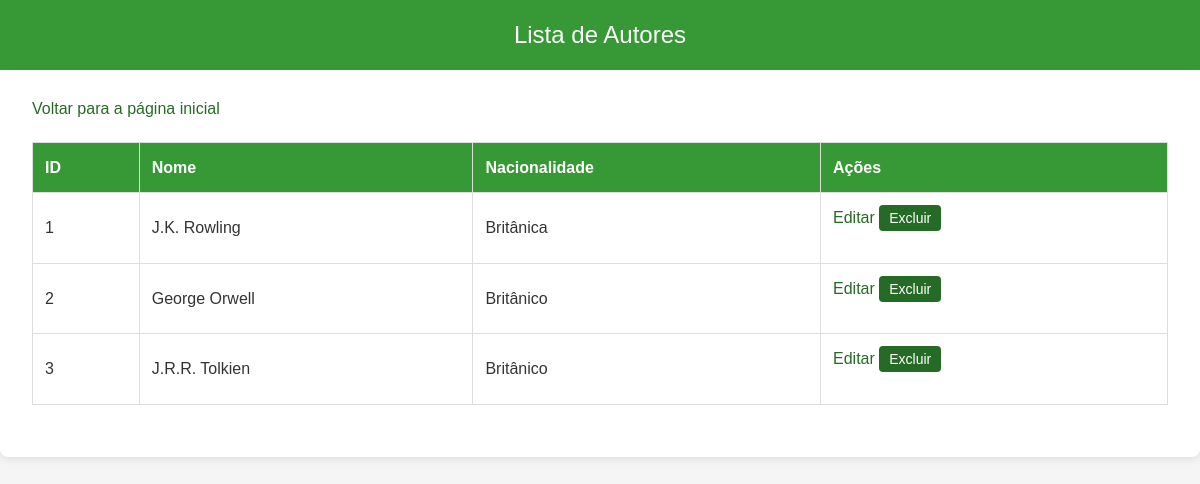
The app's page /biblioteca/View/listar_autores.php, older data.
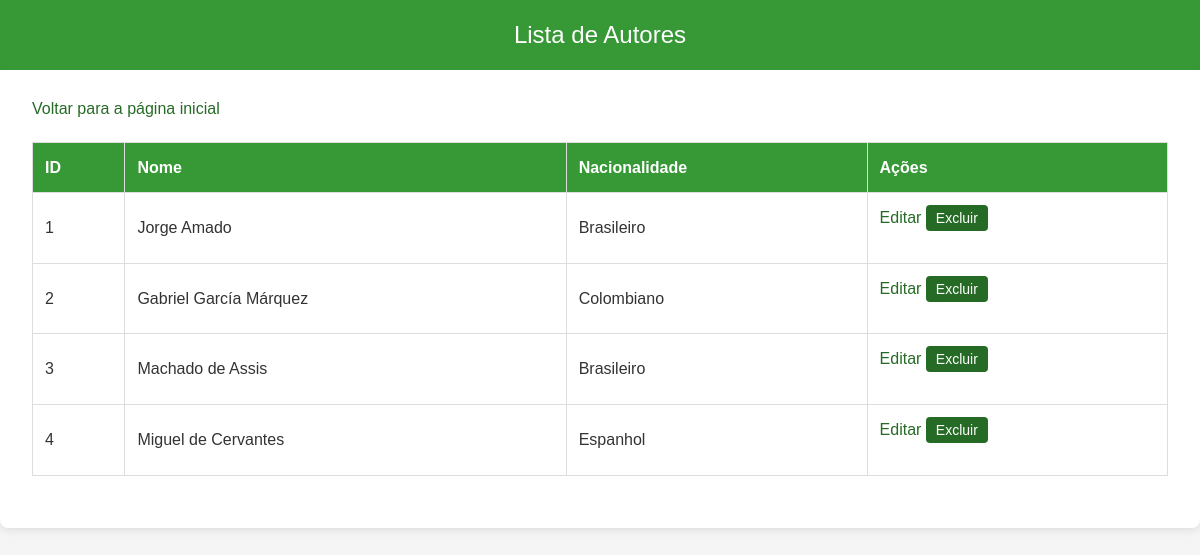
The same page, newer data.
### tables this page shows
CREATE TABLE autor (
    id INT AUTO_INCREMENT PRIMARY KEY,
    nome VARCHAR(255) NOT NULL,
    nacionalidade VARCHAR(100) NOT NULL
);

### biblioteca/Repository/AutorRepository.php (called while the page is built, shortened)
<?php
include_once '../Model/Autor.php';
class AutorRepository {
    private $db;
    public function __construct() {
        $this->db = new Database();
    }
    public function findAll() {
        $conn = $this->db->getConnection();
        $sql = "SELECT id, nome, nacionalidade FROM autor";
        $result = $conn->query($sql);
        $autores = [];
        while ($row = $result->fetch_assoc()) {
            $autores[] = new Autor($row['id'], $row['nome'], $row['nacionalidade']);
        }
        return $autores;
    }
}
?>

### biblioteca/Controller/AutorController.php (called while the page is built, shortened)
<?php
include_once '../Model/Autor.php';
include_once '../Repository/AutorRepository.php';
class AutorController {
    private $repository;
    public function __construct() {
        $this->repository = new AutorRepository();
    }
    public function listarAutores() {
        return $this->repository->findAll();
    }
}
?>

### biblioteca/Model/Autor.php (called while the page is built, shortened)
<?php
class Autor {
    private $id;
    private $nome;
    private $nacionalidade;
    public function __construct($id, $nome, $nacionalidade) {
        $this->id = $id;
        $this->nome = $nome;
        $this->nacionalidade = $nacionalidade;
    }
    public function getId() {
        return $this->id;
    }
    public function getNome() {
        return $this->nome;
    }
    public function getNacionalidade() {
        return $this->nacionalidade;
    }
}
?>

### biblioteca/View/listar_autores.php (the view, shortened to what this page needs)
<?php
include_once '../Controller/AutorController.php';
$controller = new AutorController();
$autores = $controller->listarAutores();
?>
<!DOCTYPE html>
<html lang="pt-br">
<head>
</head>
<body>
    <div class="navbar">Lista de Autores</div>
    <div class="container">
        <a href="index.php">Voltar para a página inicial</a>
        <table>
            <tr>
                <th>ID</th>
                <th>Nome</th>
                <th>Nacionalidade</th>
                <th>Ações</th>
            </tr>
            <?php
            if (!empty($autores)) {
                foreach ($autores as $autor) {
                    echo "<tr>
                        <td>" . $autor->getId() . "</td>
                        <td>" . $autor->getNome() . "</td>
                        <td>" . $autor->getNacionalidade() . "</td>
                        <td>
                            <a href='editar_autor.php?id=" . $autor->getId() . "'>Editar</a>
                            <button onclick='confirmarExclusao(" . $autor->getId() . ")'>Excluir</button>
                        </td>
                    </tr>";
                }
            } else {
                echo "<tr><td colspan='4'>Nenhum autor encontrado</td></tr>";
            }
            ?>
        </table>
    </div>
</body>
</html>

Row changes from the older to the newer data that the page shows:
changed autor id 1: nome "J.K. Rowling" → "Jorge Amado"; nacionalidade "Britânica" → "Brasileiro"
changed autor id 2: nome "George Orwell" → "Gabriel García Márquez"; nacionalidade "Britânico" → "Colombiano"
changed autor id 3: nome "J.R.R. Tolkien" → "Machado de Assis"; nacionalidade "Britânico" → "Brasileiro"
added autor: id "4", nome "Miguel de Cervantes", nacionalidade "Espanhol"
